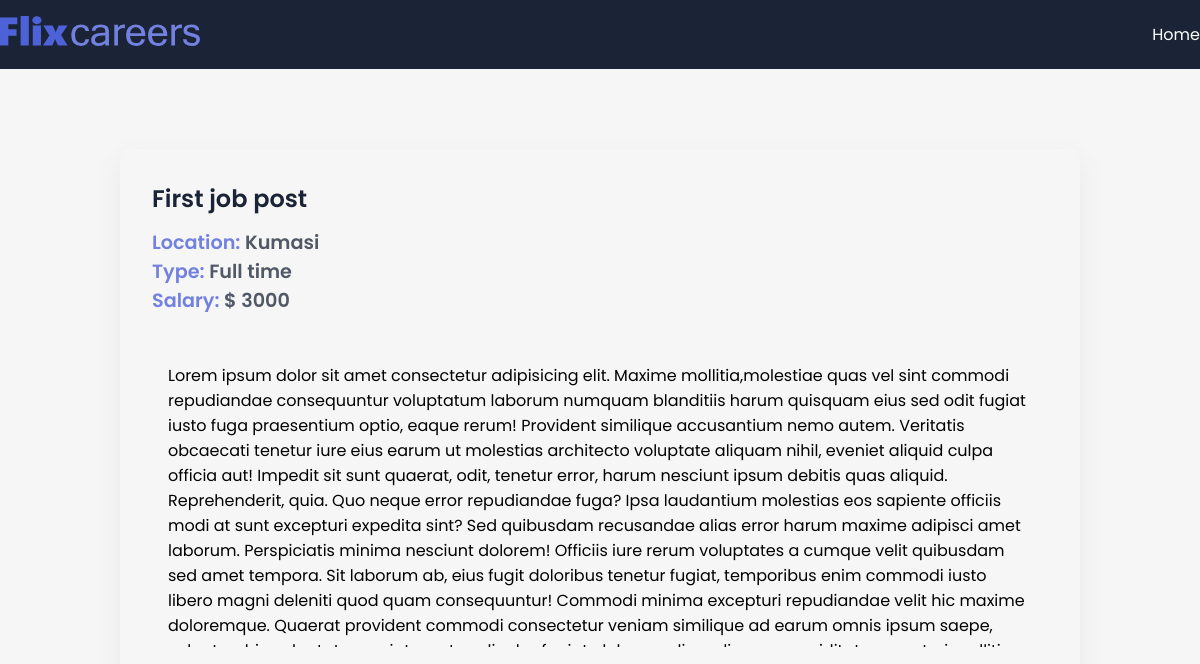
Page /job_detail/1 on the committed database.
### app/models.py (models this page shows, shortened)
class JobPost(models.Model):
    JOB_TYPE_CHOICES = [
        ('Full Time','Full Time'),
        ('Part Time','Part Time')
    ]
    title = models.CharField(max_length=200)
    description = models.TextField()
    date = models.DateTimeField(auto_now_add=True)
    expiry = models.DateField(null=True)
    salary = models.IntegerField()
    slug = models.SlugField(null=True, max_length=40, unique=True)
    location = models.OneToOneField(Location, on_delete=models.CASCADE, null=True)
    author = models.ForeignKey(Author, on_delete=models.CASCADE, null=True)
    skills = models.ManyToManyField(Skills)
    type = models.CharField(max_length=200, null=False, choices=JOB_TYPE_CHOICES)

class Location(models.Model):
    street = models.CharField(max_length=200)
    city = models.CharField(max_length=200)
    state = models.CharField(max_length=200)
    country = models.CharField(max_length=200)
    zip = models.CharField(max_length=200)

### app/views.py (the view)
# urls.py: path('job_detail/<int:id>', views.job_detail, name="job_details"),
def job_detail(request, id):
    try:
        job = JobPost.objects.get(id = id)
        context = {"job":job}
        return render(request, "app/job_detail.html", context)
    except:
        return HttpResponseNotFound('Page Not Found')

### app/templates/app/job_detail.html (shortened to what this page needs)
{% extends 'base.html' %}
{% block content %}
  <section>
    <div class="container">
      <div class="view-post">
        <h1 class="jobtitle">{{ job.title }}</h1>
        <p class="location it">
          Location: <span>{{ job.location.city }}</span>
        </p>
        <p class="status it">
          Type: <span>Full time</span>
        </p>
        <p class="budget it">
          Salary: <span>$ {{ job.salary }}</span>
        </p>
        <div class="desc">
          <p class="details">{{ job.description }}</p>
        </div>
      </div>
    </div>
  </section>
{% endblock %}

### app/static/app/style.css (style rules this page uses)
* { margin: 0; padding: 0; box-sizing: border-box; font-family: "Poppins", sans-serif; }
:root { --blue: #4d62d8; --lblue: #7281e0; --card: #fdfdfd; --shadow: #64646f17 0px 12px 29px 0px; --nav: #1b2436; }
body { background: #f5f6f5; }
.container { max-width: 1200px; margin: auto; }
.view-post { width: 80%; border-radius: 10px; box-shadow: var(--shadow); margin: 5em auto; padding: 2em; }
.desc { max-height: 300px; overflow-y: scroll; margin: 2em 0; padding: 1em; }
.jobtitle { font-size: 1.5rem; color: var(--nav); font-weight: 600; margin-bottom: 0.5em; }
.it { font-size: 1.2rem; font-weight: 600; color: var(--lblue); }
.it span { color: #1b2436c0; }

### rows in the picture
JobPost: title "First job post", location.city "Kumasi", salary "3000", description "Lorem ipsum dolor sit amet consectetur adipisicing elit. Maxime mollitia,molestiae quas vel sint commodi repudiandae consequuntur voluptatum laborum numquam blanditiis harum quisquam eius sed odit fugiat iusto fuga praesentium optio, eaque rerum! Provident similique accusantium nemo autem. Veritatis obcaecati tenetur iure eius earum ut molestias architecto voluptate aliquam nihil, eveniet aliquid culpa officia aut! Impedit sit sunt quaerat, odit, tenetur error, harum nesciunt ipsum debitis quas aliquid. Reprehenderit, quia. Quo neque error repudiandae fuga? Ipsa laudantium molestias eos sapiente officiis modi at sunt excepturi expedita sint? Sed quibusdam recusandae alias error harum maxime…"
